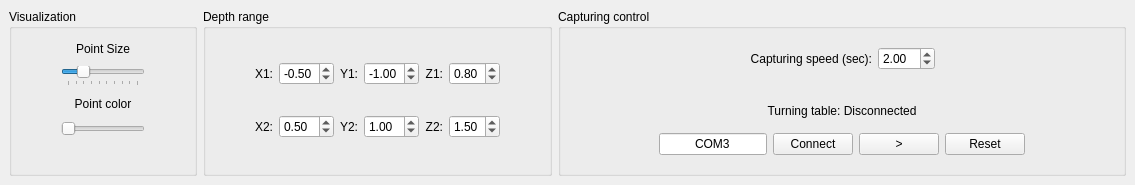
  <widget class="QDockWidget" name="dockWidget_4">
   <property name="sizePolicy">
    <sizepolicy hsizetype="Preferred" vsizetype="Minimum">
     <horstretch>0</horstretch>
     <verstretch>0</verstretch>
    </sizepolicy>
   </property>
   <property name="minimumSize">
    <size>
     <width>886</width>
     <height>185</height>
    </size>
   </property>
   <attribute name="dockWidgetArea">
    <number>8</number>
   </attribute>
   <widget class="QWidget" name="dockWidgetContents_8">
    <layout class="QHBoxLayout" name="horizontalLayout">
     <item>
      <widget class="QGroupBox" name="groupBox_2">
       <property name="title">
        <string>Visualization</string>
       </property>
       <layout class="QGridLayout" name="gridLayout_3">
        <item row="0" column="0">
         <spacer name="horizontalSpacer_8">
          <property name="orientation">
           <enum>Qt::Horizontal</enum>
          </property>
          <property name="sizeType">
           <enum>QSizePolicy::Preferred</enum>
          </property>
          <property name="sizeHint" stdset="0">
           <size>
            <width>40</width>
            <height>20</height>
           </size>
          </property>
         </spacer>
        </item>
        <item row="4" column="1">
         <widget class="QWidget" name="widget_6" native="true"/>
        </item>
        <item row="0" column="1">
         <widget class="QLabel" name="label">
          <property name="sizePolicy">
           <sizepolicy hsizetype="Expanding" vsizetype="Preferred">
            <horstretch>0</horstretch>
            <verstretch>0</verstretch>
           </sizepolicy>
          </property>
          <property name="text">
           <string>Point Size</string>
          </property>
          <property name="alignment">
           <set>Qt::AlignCenter</set>
          </property>
         </widget>
        </item>
        <item row="2" column="1">
         <widget class="QLabel" name="label_3">
          <property name="sizePolicy">
           <sizepolicy hsizetype="Expanding" vsizetype="Preferred">
            <horstretch>0</horstretch>
            <verstretch>0</verstretch>
           </sizepolicy>
          </property>
          <property name="text">
           <string>Point color</string>
          </property>
          <property name="alignment">
           <set>Qt::AlignCenter</set>
          </property>
         </widget>
        </item>
        <item row="3" column="1">
         <widget class="QSlider" name="horizontalSlider_2">
          <property name="sizePolicy">
           <sizepolicy hsizetype="Expanding" vsizetype="Fixed">
            <horstretch>0</horstretch>
            <verstretch>0</verstretch>
           </sizepolicy>
          </property>
          <property name="orientation">
           <enum>Qt::Horizontal</enum>
          </property>
         </widget>
        </item>
        <item row="1" column="1">
         <widget class="QSlider" name="horizontalSlider">
          <property name="sizePolicy">
           <sizepolicy hsizetype="Expanding" vsizetype="Fixed">
            <horstretch>0</horstretch>
            <verstretch>0</verstretch>
           </sizepolicy>
          </property>
          <property name="minimum">
           <number>1</number>
          </property>
          <property name="maximum">
           <number>10</number>
          </property>
          <property name="value">
           <number>3</number>
          </property>
          <property name="tracking">
           <bool>true</bool>
          </property>
          <property name="orientation">
           <enum>Qt::Horizontal</enum>
          </property>
          <property name="tickPosition">
           <enum>QSlider::TicksBelow</enum>
          </property>
          <property name="tickInterval">
           <number>1</number>
          </property>
         </widget>
        </item>
        <item row="0" column="2">
         <spacer name="horizontalSpacer_7">
          <property name="orientation">
           <enum>Qt::Horizontal</enum>
          </property>
          <property name="sizeType">
           <enum>QSizePolicy::Preferred</enum>
          </property>
          <property name="sizeHint" stdset="0">
           <size>
            <width>40</width>
            <height>20</height>
           </size>
          </property>
         </spacer>
        </item>
       </layout>
      </widget>
     </item>
     <item>
      <widget class="QGroupBox" name="groupBox_5">
       <property name="title">
        <string>Depth range</string>
       </property>
       <layout class="QGridLayout" name="gridLayout">
        <item row="0" column="6">
         <widget class="QDoubleSpinBox" name="z1_range">
          <property name="palette">
           <palette>
            <active>
             <colorrole role="Text">
              <brush brushstyle="SolidPattern">
               <color alpha="255">
                <red>0</red>
                <green>0</green>
                <blue>0</blue>
               </color>
              </brush>
             </colorrole>
             <colorrole role="Base">
              <brush brushstyle="SolidPattern">
               <color alpha="255">
                <red>255</red>
                <green>255</green>
                <blue>255</blue>
               </color>
              </brush>
             </colorrole>
            </active>
            <inactive>
             <colorrole role="Text">
              <brush brushstyle="SolidPattern">
               <color alpha="255">
                <red>0</red>
                <green>0</green>
                <blue>0</blue>
               </color>
              </brush>
             </colorrole>
             <colorrole role="Base">
              <brush brushstyle="SolidPattern">
               <color alpha="255">
                <red>255</red>
                <green>255</green>
                <blue>255</blue>
               </color>
              </brush>
             </colorrole>
            </inactive>
            <disabled>
             <colorrole role="Text">
              <brush brushstyle="SolidPattern">
               <color alpha="255">
                <red>120</red>
                <green>120</green>
                <blue>120</blue>
               </color>
              </brush>
             </colorrole>
             <colorrole role="Base">
              <brush brushstyle="SolidPattern">
               <color alpha="255">
                <red>95</red>
                <green>95</green>
                <blue>95</blue>
               </color>
              </brush>
             </colorrole>
            </disabled>
           </palette>
          </property>
          <property name="minimum">
           <double>0.100000000000000</double>
          </property>
          <property name="maximum">
           <double>2.000000000000000</double>
          </property>
          <property name="singleStep">
           <double>0.100000000000000</double>
          </property>
          <property name="value">
           <double>0.800000000000000</double>
          </property>
         </widget>
        </item>
        <item row="1" column="1">
         <widget class="QLabel" name="label_11">
          <property name="layoutDirection">
           <enum>Qt::LeftToRight</enum>
          </property>
          <property name="text">
           <string>X2:</string>
          </property>
          <property name="alignment">
           <set>Qt::AlignRight|Qt::AlignTrailing|Qt::AlignVCenter</set>
          </property>
         </widget>
        </item>
        <item row="0" column="3">
         <widget class="QLabel" name="label_10">
          <property name="layoutDirection">
           <enum>Qt::LeftToRight</enum>
          </property>
          <property name="text">
           <string>Y1:</string>
          </property>
          <property name="alignment">
           <set>Qt::AlignRight|Qt::AlignTrailing|Qt::AlignVCenter</set>
          </property>
         </widget>
        </item>
        <item row="1" column="2">
         <widget class="QDoubleSpinBox" name="x2_range">
          <property name="palette">
           <palette>
            <active>
             <colorrole role="Text">
              <brush brushstyle="SolidPattern">
               <color alpha="255">
                <red>0</red>
                <green>0</green>
                <blue>0</blue>
               </color>
              </brush>
             </colorrole>
             <colorrole role="Base">
              <brush brushstyle="SolidPattern">
               <color alpha="255">
                <red>255</red>
                <green>255</green>
                <blue>255</blue>
               </color>
              </brush>
             </colorrole>
            </active>
            <inactive>
             <colorrole role="Text">
              <brush brushstyle="SolidPattern">
               <color alpha="255">
                <red>0</red>
                <green>0</green>
                <blue>0</blue>
               </color>
              </brush>
             </colorrole>
             <colorrole role="Base">
              <brush brushstyle="SolidPattern">
               <color alpha="255">
                <red>255</red>
                <green>255</green>
                <blue>255</blue>
               </color>
              </brush>
             </colorrole>
            </inactive>
            <disabled>
             <colorrole role="Text">
              <brush brushstyle="SolidPattern">
               <color alpha="255">
                <red>120</red>
                <green>120</green>
                <blue>120</blue>
               </color>
              </brush>
             </colorrole>
             <colorrole role="Base">
              <brush brushstyle="SolidPattern">
               <color alpha="255">
                <red>95</red>
                <green>95</green>
                <blue>95</blue>
               </color>
              </brush>
             </colorrole>
            </disabled>
           </palette>
          </property>
          <property name="maximum">
           <double>5.000000000000000</double>
          </property>
          <property name="singleStep">
           <double>0.100000000000000</double>
          </property>
          <property name="value">
           <double>0.500000000000000</double>
          </property>
         </widget>
        </item>
        <item row="0" column="1">
         <widget class="QLabel" name="label_12">
          <property name="layoutDirection">
           <enum>Qt::LeftToRight</enum>
          </property>
          <property name="text">
           <string>X1:</string>
          </property>
          <property name="alignment">
           <set>Qt::AlignRight|Qt::AlignTrailing|Qt::AlignVCenter</set>
          </property>
         </widget>
        </item>
        <item row="0" column="4">
         <widget class="QDoubleSpinBox" name="y1_range">
          <property name="palette">
           <palette>
            <active>
             <colorrole role="Text">
              <brush brushstyle="SolidPattern">
               <color alpha="255">
                <red>0</red>
                <green>0</green>
                <blue>0</blue>
               </color>
              </brush>
             </colorrole>
             <colorrole role="Base">
              <brush brushstyle="SolidPattern">
               <color alpha="255">
                <red>255</red>
                <green>255</green>
                <blue>255</blue>
               </color>
              </brush>
             </colorrole>
            </active>
            <inactive>
             <colorrole role="Text">
              <brush brushstyle="SolidPattern">
               <color alpha="255">
                <red>0</red>
                <green>0</green>
                <blue>0</blue>
               </color>
              </brush>
             </colorrole>
             <colorrole role="Base">
              <brush brushstyle="SolidPattern">
               <color alpha="255">
                <red>255</red>
                <green>255</green>
                <blue>255</blue>
               </color>
              </brush>
             </colorrole>
            </inactive>
            <disabled>
             <colorrole role="Text">
              <brush brushstyle="SolidPattern">
               <color alpha="255">
                <red>120</red>
                <green>120</green>
                <blue>120</blue>
               </color>
              </brush>
             </colorrole>
             <colorrole role="Base">
              <brush brushstyle="SolidPattern">
               <color alpha="255">
                <red>95</red>
                <green>95</green>
                <blue>95</blue>
               </color>
              </brush>
             </colorrole>
            </disabled>
           </palette>
          </property>
          <property name="minimum">
           <double>-5.000000000000000</double>
          </property>
          <property name="maximum">
           <double>0.000000000000000</double>
          </property>
          <property name="singleStep">
           <double>0.100000000000000</double>
          </property>
          <property name="value">
           <double>-1.000000000000000</double>
          </property>
         </widget>
        </item>
        <item row="1" column="3">
         <widget class="QLabel" name="label_9">
          <property name="layoutDirection">
           <enum>Qt::LeftToRight</enum>
          </property>
          <property name="text">
           <string>Y2:</string>
          </property>
          <property name="alignment">
           <set>Qt::AlignRight|Qt::AlignTrailing|Qt::AlignVCenter</set>
          </property>
         </widget>
        </item>
        <item row="0" column="2">
         <widget class="QDoubleSpinBox" name="x1_range">
          <property name="palette">
           <palette>
            <active>
             <colorrole role="Text">
              <brush brushstyle="SolidPattern">
               <color alpha="255">
                <red>0</red>
                <green>0</green>
                <blue>0</blue>
               </color>
              </brush>
             </colorrole>
             <colorrole role="Base">
              <brush brushstyle="SolidPattern">
               <color alpha="255">
                <red>255</red>
                <green>255</green>
                <blue>255</blue>
               </color>
              </brush>
             </colorrole>
            </active>
            <inactive>
             <colorrole role="Text">
              <brush brushstyle="SolidPattern">
               <color alpha="255">
                <red>0</red>
                <green>0</green>
                <blue>0</blue>
               </color>
              </brush>
             </colorrole>
             <colorrole role="Base">
              <brush brushstyle="SolidPattern">
               <color alpha="255">
                <red>255</red>
                <green>255</green>
                <blue>255</blue>
               </color>
              </brush>
             </colorrole>
            </inactive>
            <disabled>
             <colorrole role="Text">
              <brush brushstyle="SolidPattern">
               <color alpha="255">
                <red>120</red>
                <green>120</green>
                <blue>120</blue>
               </color>
              </brush>
             </colorrole>
             <colorrole role="Base">
              <brush brushstyle="SolidPattern">
               <color alpha="255">
                <red>95</red>
                <green>95</green>
                <blue>95</blue>
               </color>
              </brush>
             </colorrole>
            </disabled>
           </palette>
          </property>
          <property name="minimum">
           <double>-5.000000000000000</double>
          </property>
          <property name="maximum">
           <double>0.000000000000000</double>
          </property>
          <property name="singleStep">
           <double>0.100000000000000</double>
          </property>
          <property name="value">
           <double>-0.500000000000000</double>
          </property>
         </widget>
        </item>
        <item row="0" column="5">
         <widget class="QLabel" name="label_7">
          <property name="layoutDirection">
           <enum>Qt::LeftToRight</enum>
          </property>
          <property name="text">
           <string>Z1:</string>
          </property>
          <property name="alignment">
           <set>Qt::AlignRight|Qt::AlignTrailing|Qt::AlignVCenter</set>
          </property>
         </widget>
        </item>
        <item row="1" column="4">
         <widget class="QDoubleSpinBox" name="y2_range">
          <property name="palette">
           <palette>
            <active>
             <colorrole role="Text">
              <brush brushstyle="SolidPattern">
               <color alpha="255">
                <red>0</red>
                <green>0</green>
                <blue>0</blue>
               </color>
              </brush>
             </colorrole>
             <colorrole role="Base">
              <brush brushstyle="SolidPattern">
               <color alpha="255">
                <red>255</red>
                <green>255</green>
                <blue>255</blue>
               </color>
              </brush>
             </colorrole>
            </active>
            <inactive>
             <colorrole role="Text">
              <brush brushstyle="SolidPattern">
               <color alpha="255">
                <red>0</red>
                <green>0</green>
                <blue>0</blue>
               </color>
              </brush>
             </colorrole>
             <colorrole role="Base">
              <brush brushstyle="SolidPattern">
               <color alpha="255">
                <red>255</red>
                <green>255</green>
                <blue>255</blue>
               </color>
              </brush>
             </colorrole>
            </inactive>
            <disabled>
             <colorrole role="Text">
              <brush brushstyle="SolidPattern">
               <color alpha="255">
                <red>120</red>
                <green>120</green>
                <blue>120</blue>
               </color>
              </brush>
             </colorrole>
             <colorrole role="Base">
              <brush brushstyle="SolidPattern">
               <color alpha="255">
                <red>95</red>
                <green>95</green>
                <blue>95</blue>
               </color>
              </brush>
             </colorrole>
            </disabled>
           </palette>
          </property>
          <property name="maximum">
           <double>5.000000000000000</double>
          </property>
          <property name="singleStep">
           <double>0.100000000000000</double>
          </property>
          <property name="value">
           <double>1.000000000000000</double>
          </property>
         </widget>
        </item>
        <item row="1" column="0">
         <spacer name="horizontalSpacer_3">
          <property name="orientation">
           <enum>Qt::Horizontal</enum>
          </property>
          <property name="sizeHint" stdset="0">
           <size>
            <width>40</width>
            <height>20</height>
           </size>
          </property>
         </spacer>
        </item>
        <item row="1" column="7">
         <spacer name="horizontalSpacer_4">
          <property name="orientation">
           <enum>Qt::Horizontal</enum>
          </property>
          <property name="sizeHint" stdset="0">
           <size>
            <width>40</width>
            <height>20</height>
           </size>
          </property>
         </spacer>
        </item>
        <item row="1" column="6">
         <widget class="QDoubleSpinBox" name="z2_range">
          <property name="palette">
           <palette>
            <active>
             <colorrole role="Text">
              <brush brushstyle="SolidPattern">
               <color alpha="255">
                <red>0</red>
                <green>0</green>
                <blue>0</blue>
               </color>
              </brush>
             </colorrole>
             <colorrole role="Base">
              <brush brushstyle="SolidPattern">
               <color alpha="255">
                <red>255</red>
                <green>255</green>
                <blue>255</blue>
               </color>
              </brush>
             </colorrole>
            </active>
            <inactive>
             <colorrole role="Text">
              <brush brushstyle="SolidPattern">
               <color alpha="255">
                <red>0</red>
                <green>0</green>
                <blue>0</blue>
               </color>
              </brush>
             </colorrole>
             <colorrole role="Base">
              <brush brushstyle="SolidPattern">
               <color alpha="255">
                <red>255</red>
                <green>255</green>
                <blue>255</blue>
               </color>
              </brush>
             </colorrole>
            </inactive>
            <disabled>
             <colorrole role="Text">
              <brush brushstyle="SolidPattern">
               <color alpha="255">
                <red>120</red>
                <green>120</green>
                <blue>120</blue>
               </color>
              </brush>
             </colorrole>
             <colorrole role="Base">
              <brush brushstyle="SolidPattern">
               <color alpha="255">
                <red>95</red>
                <green>95</green>
                <blue>95</blue>
               </color>
              </brush>
             </colorrole>
            </disabled>
           </palette>
          </property>
          <property name="minimum">
           <double>0.100000000000000</double>
          </property>
          <property name="maximum">
           <double>2.000000000000000</double>
          </property>
          <property name="singleStep">
           <double>0.100000000000000</double>
          </property>
          <property name="value">
           <double>1.500000000000000</double>
          </property>
         </widget>
        </item>
        <item row="1" column="5">
         <widget class="QLabel" name="label_8">
          <property name="layoutDirection">
           <enum>Qt::LeftToRight</enum>
          </property>
          <property name="text">
           <string>Z2:</string>
          </property>
          <property name="alignment">
           <set>Qt::AlignRight|Qt::AlignTrailing|Qt::AlignVCenter</set>
          </property>
         </widget>
        </item>
       </layout>
      </widget>
     </item>
     <item>
      <widget class="QGroupBox" name="groupBox">
       <property name="sizePolicy">
        <sizepolicy hsizetype="Preferred" vsizetype="Preferred">
         <horstretch>0</horstretch>
         <verstretch>0</verstretch>
        </sizepolicy>
       </property>
       <property name="title">
        <string>Capturing control</string>
       </property>
       <layout class="QGridLayout" name="gridLayout_2">
        <item row="1" column="1" colspan="2">
         <widget class="QLabel" name="ttableLabel">
          <property name="text">
           <string>Turning table: Disconnected</string>
          </property>
          <property name="alignment">
           <set>Qt::AlignBottom|Qt::AlignHCenter</set>
          </property>
         </widget>
        </item>
        <item row="0" column="5">
         <spacer name="horizontalSpacer_6">
          <property name="orientation">
           <enum>Qt::Horizontal</enum>
          </property>
          <property name="sizeHint" stdset="0">
           <size>
            <width>40</width>
            <height>20</height>
           </size>
          </property>
         </spacer>
        </item>
        <item row="0" column="0">
         <spacer name="horizontalSpacer_5">
          <property name="orientation">
           <enum>Qt::Horizontal</enum>
          </property>
          <property name="sizeHint" stdset="0">
           <size>
            <width>40</width>
            <height>20</height>
           </size>
          </property>
         </spacer>
        </item>
        <item row="2" column="1" colspan="2">
         <widget class="QWidget" name="widget_7" native="true">
          <layout class="QHBoxLayout" name="horizontalLayout_2">
           <item>
            <spacer name="horizontalSpacer_9">
             <property name="orientation">
              <enum>Qt::Horizontal</enum>
             </property>
             <property name="sizeHint" stdset="0">
              <size>
               <width>40</width>
               <height>20</height>
              </size>
             </property>
            </spacer>
           </item>
           <item>
            <widget class="QLineEdit" name="tablePort">
             <property name="palette">
              <palette>
               <active>
                <colorrole role="Text">
                 <brush brushstyle="SolidPattern">
                  <color alpha="255">
                   <red>0</red>
                   <green>0</green>
                   <blue>0</blue>
                  </color>
                 </brush>
                </colorrole>
                <colorrole role="Base">
                 <brush brushstyle="SolidPattern">
                  <color alpha="255">
                   <red>255</red>
                   <green>255</green>
                   <blue>255</blue>
                  </color>
                 </brush>
                </colorrole>
               </active>
               <inactive>
                <colorrole role="Text">
                 <brush brushstyle="SolidPattern">
                  <color alpha="255">
                   <red>0</red>
                   <green>0</green>
                   <blue>0</blue>
                  </color>
                 </brush>
                </colorrole>
                <colorrole role="Base">
                 <brush brushstyle="SolidPattern">
                  <color alpha="255">
                   <red>255</red>
                   <green>255</green>
                   <blue>255</blue>
                  </color>
                 </brush>
                </colorrole>
               </inactive>
               <disabled>
                <colorrole role="Text">
                 <brush brushstyle="SolidPattern">
                  <color alpha="255">
                   <red>120</red>
                   <green>120</green>
                   <blue>120</blue>
                  </color>
                 </brush>
                </colorrole>
                <colorrole role="Base">
                 <brush brushstyle="SolidPattern">
                  <color alpha="255">
                   <red>95</red>
                   <green>95</green>
                   <blue>95</blue>
                  </color>
                 </brush>
                </colorrole>
               </disabled>
              </palette>
             </property>
             <property name="text">
              <string>COM3</string>
             </property>
             <property name="alignment">
              <set>Qt::AlignCenter</set>
             </property>
            </widget>
           </item>
           <item>
            <widget class="QPushButton" name="ttConnect">
             <property name="sizePolicy">
              <sizepolicy hsizetype="Preferred" vsizetype="Fixed">
               <horstretch>0</horstretch>
               <verstretch>0</verstretch>
              </sizepolicy>
             </property>
             <property name="text">
              <string>Connect</string>
             </property>
             <property name="checkable">
              <bool>true</bool>
             </property>
            </widget>
           </item>
           <item>
            <widget class="QPushButton" name="ttMove">
             <property name="sizePolicy">
              <sizepolicy hsizetype="Preferred" vsizetype="Fixed">
               <horstretch>0</horstretch>
               <verstretch>0</verstretch>
              </sizepolicy>
             </property>
             <property name="text">
              <string>&gt;</string>
             </property>
             <property name="checkable">
              <bool>true</bool>
             </property>
            </widget>
           </item>
           <item>
            <widget class="QPushButton" name="ttReset">
             <property name="sizePolicy">
              <sizepolicy hsizetype="Preferred" vsizetype="Fixed">
               <horstretch>0</horstretch>
               <verstretch>0</verstretch>
              </sizepolicy>
             </property>
             <property name="text">
              <string>Reset</string>
             </property>
            </widget>
           </item>
           <item>
            <spacer name="horizontalSpacer_10">
             <property name="orientation">
              <enum>Qt::Horizontal</enum>
             </property>
             <property name="sizeHint" stdset="0">
              <size>
               <width>40</width>
               <height>20</height>
              </size>
             </property>
            </spacer>
           </item>
          </layout>
         </widget>
        </item>
        <item row="0" column="1" colspan="2">
         <widget class="QWidget" name="widget_8" native="true">
          <layout class="QHBoxLayout" name="horizontalLayout_3">
           <item>
            <spacer name="horizontalSpacer">
             <property name="orientation">
              <enum>Qt::Horizontal</enum>
             </property>
             <property name="sizeHint" stdset="0">
              <size>
               <width>40</width>
               <height>20</height>
              </size>
             </property>
            </spacer>
           </item>
           <item>
            <widget class="QLabel" name="label_13">
             <property name="sizePolicy">
              <sizepolicy hsizetype="Preferred" vsizetype="Preferred">
               <horstretch>0</horstretch>
               <verstretch>0</verstretch>
              </sizepolicy>
             </property>
             <property name="layoutDirection">
              <enum>Qt::LeftToRight</enum>
             </property>
             <property name="text">
              <string>Capturing speed (sec):</string>
             </property>
             <property name="alignment">
              <set>Qt::AlignRight|Qt::AlignTrailing|Qt::AlignVCenter</set>
             </property>
            </widget>
           </item>
           <item>
            <widget class="QDoubleSpinBox" name="captureSpeed">
             <property name="sizePolicy">
              <sizepolicy hsizetype="Preferred" vsizetype="Fixed">
               <horstretch>0</horstretch>
               <verstretch>0</verstretch>
              </sizepolicy>
             </property>
             <property name="palette">
              <palette>
               <active>
                <colorrole role="Text">
                 <brush brushstyle="SolidPattern">
                  <color alpha="255">
                   <red>0</red>
                   <green>0</green>
                   <blue>0</blue>
                  </color>
                 </brush>
                </colorrole>
                <colorrole role="Base">
                 <brush brushstyle="SolidPattern">
                  <color alpha="255">
                   <red>255</red>
                   <green>255</green>
                   <blue>255</blue>
                  </color>
                 </brush>
                </colorrole>
               </active>
               <inactive>
                <colorrole role="Text">
                 <brush brushstyle="SolidPattern">
                  <color alpha="255">
                   <red>0</red>
                   <green>0</green>
                   <blue>0</blue>
                  </color>
                 </brush>
                </colorrole>
                <colorrole role="Base">
                 <brush brushstyle="SolidPattern">
                  <color alpha="255">
                   <red>255</red>
                   <green>255</green>
                   <blue>255</blue>
                  </color>
                 </brush>
                </colorrole>
               </inactive>
               <disabled>
                <colorrole role="Text">
                 <brush brushstyle="SolidPattern">
                  <color alpha="255">
                   <red>120</red>
                   <green>120</green>
                   <blue>120</blue>
                  </color>
                 </brush>
                </colorrole>
                <colorrole role="Base">
                 <brush brushstyle="SolidPattern">
                  <color alpha="255">
                   <red>95</red>
                   <green>95</green>
                   <blue>95</blue>
                  </color>
                 </brush>
                </colorrole>
               </disabled>
              </palette>
             </property>
             <property name="minimum">
              <double>0.500000000000000</double>
             </property>
             <property name="maximum">
              <double>10.000000000000000</double>
             </property>
             <property name="singleStep">
              <double>0.100000000000000</double>
             </property>
             <property name="value">
              <double>2.000000000000000</double>
             </property>
            </widget>
           </item>
           <item>
            <spacer name="horizontalSpacer_2">
             <property name="orientation">
              <enum>Qt::Horizontal</enum>
             </property>
             <property name="sizeHint" stdset="0">
              <size>
               <width>40</width>
               <height>20</height>
              </size>
             </property>
            </spacer>
           </item>
          </layout>
         </widget>
        </item>
       </layout>
      </widget>
     </item>
    </layout>
   </widget>
  </widget>
